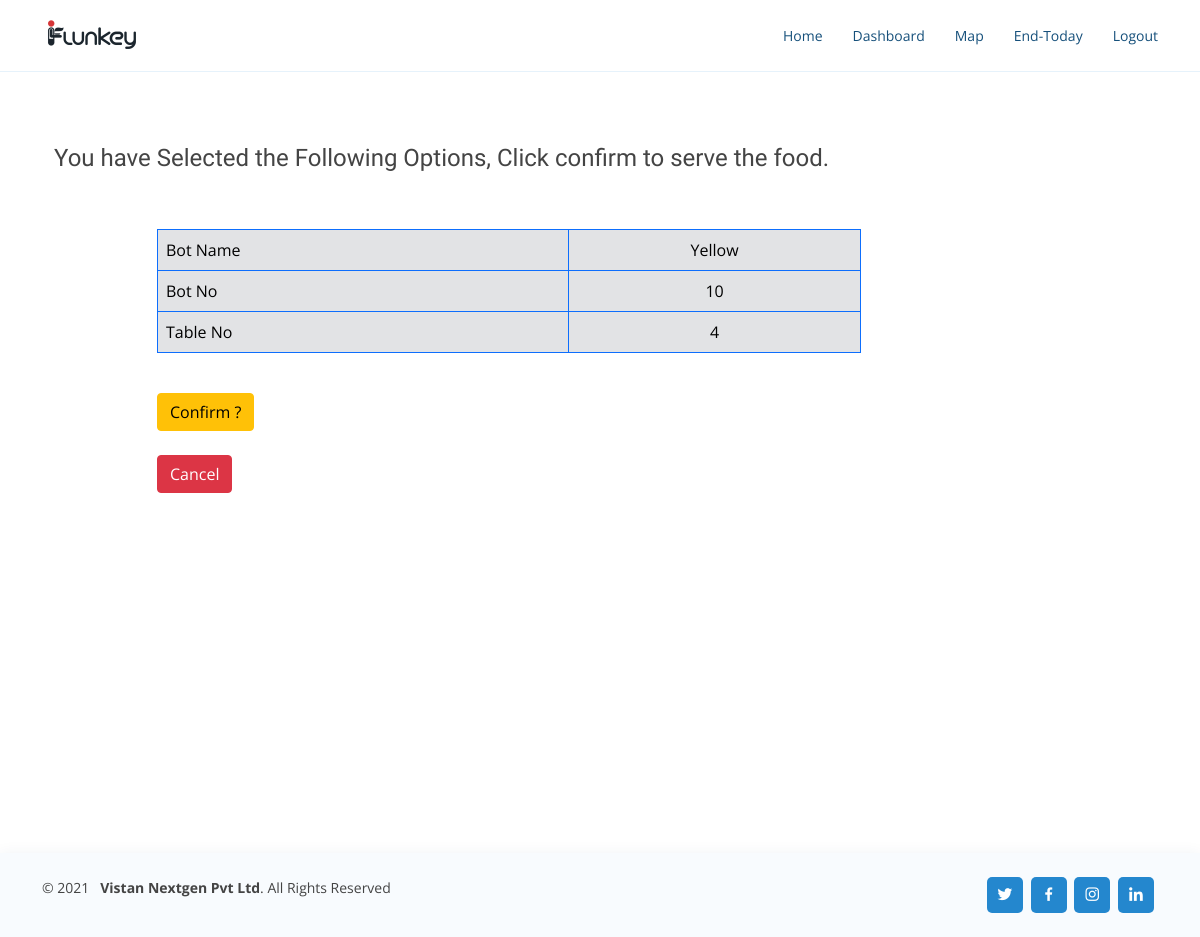
Before: /options/ (signed in) with the older database file.
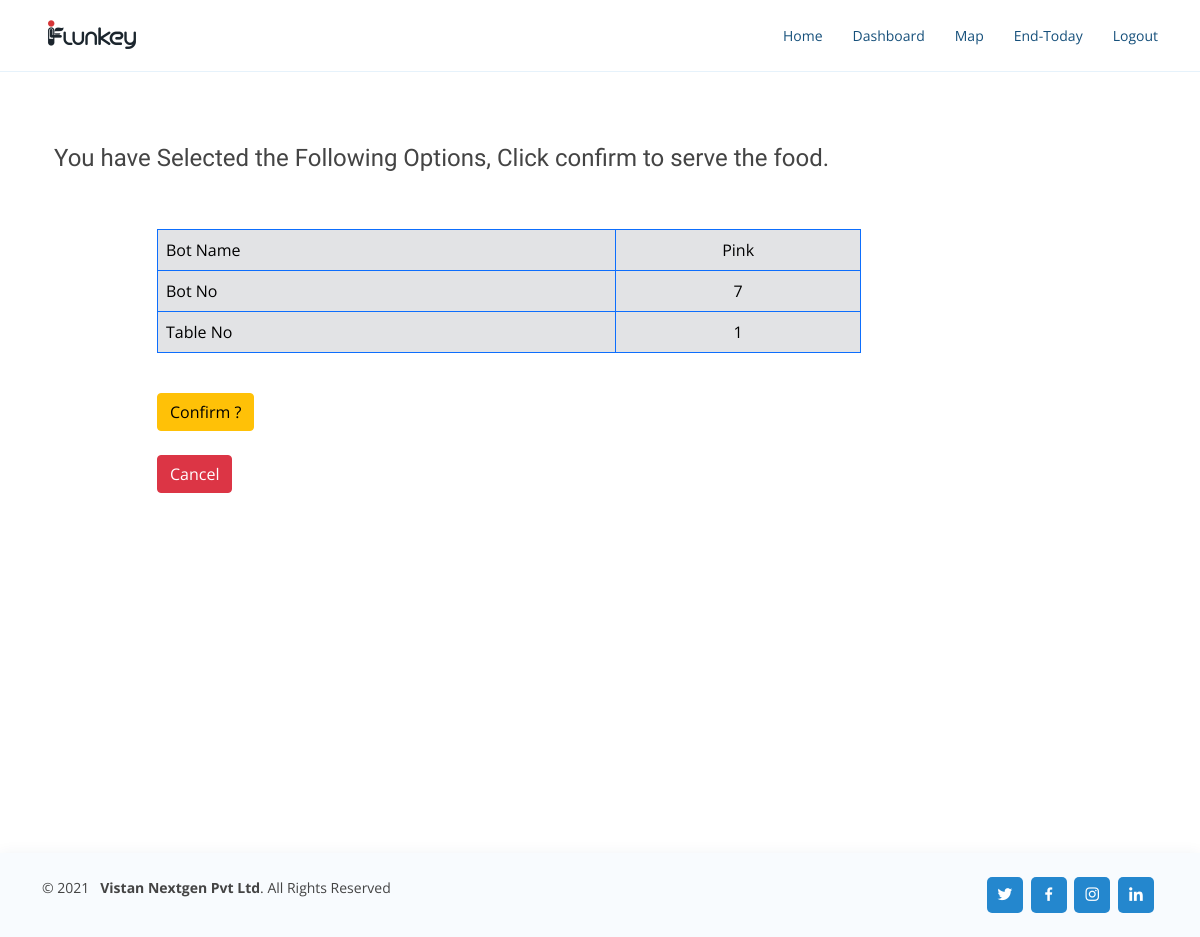
After: the same page with the newer database file.
### api/models.py (models this page shows, shortened)
class Delivery(models.Model):
    food_type_choices = (
        ('solid','solid'),
        ('liquid', 'liquid')
    )
    speed_choices = (
        (90, 90),
        (120,120),
    )
    bot_no = models.IntegerField()
    bot_name = models.CharField(max_length=30)
    table_no = models.IntegerField(null = True)
    ip = models.CharField(max_length=20, null = True)
    port = models.IntegerField(null = True)
    created_at = models.DateTimeField(auto_now = True)
    food_delivered = models.BooleanField(default = False)
    food_type = models.CharField(max_length=100, choices = food_type_choices, default = 'solid')
    speed_of_the_bot = models.IntegerField(choices = speed_choices, default = 90)
    class Meta:
        verbose_name = 'Delivery'
        verbose_name_plural  = 'Deliveries'

### api/views.py (the view, shortened to what this page needs)
# urls.py: path('options/', views.DisplayOptions, name  = 'select-options'),
@login_required
def DisplayOptions(request):
    d = Delivery.objects.latest('pk')
    return render(request, 'api/options.html', {'d':d})

### api/templates/api/options.html (shortened to what this page needs)
{% extends 'api/base.html' %}
{% load crispy_forms_tags %}
{% block content %}
<div class="container"><br><br>
    <form method = "POST">
        <div class="form-row">
            <div class="container">
                <h4>You have Selected the Following Options, Click confirm to serve the food.</h4>
                <br><br>
                <div class="container">
                    <div class="row">
                        <div class="col-1">
                       </div>
                       <div class="col-8">
                        <table class="table table-bordered table-secondary border-primary">
                            <tbody>
                              <tr>
                                <td>Bot Name</td>
                                <td class= "text-center">{{d.bot_name}}</td>
                              </tr>
                              <tr>
                                <td>Bot No</td>
                                <td class= "text-center">{{d.bot_no}}</td>
                              </tr>
                              <tr>
                                  <td>Table No</td>
                                  <td class= "text-center">{{d.table_no}}</td>
                              </tr>
                            </tbody>
                          </table> <br>
                          <button type="submit" class = "btn btn-md btn-warning">Confirm ?</button><br><br>
                          <a href="{% url 'api:bots' %}" class = "btn btn-md btn-danger">Cancel</a>
                        </form>
                    </div>
                    <div class="col-3">
                    </div>
        <br>
</div><br><br><br><br><br><br><br><br><br><br>
{% endblock %}

Changed rows visible on the page:
removed Delivery: bot_name "Yellow", bot_no "10", table_no "4"
added Delivery: bot_name "Pink", bot_no "7", table_no "1"
